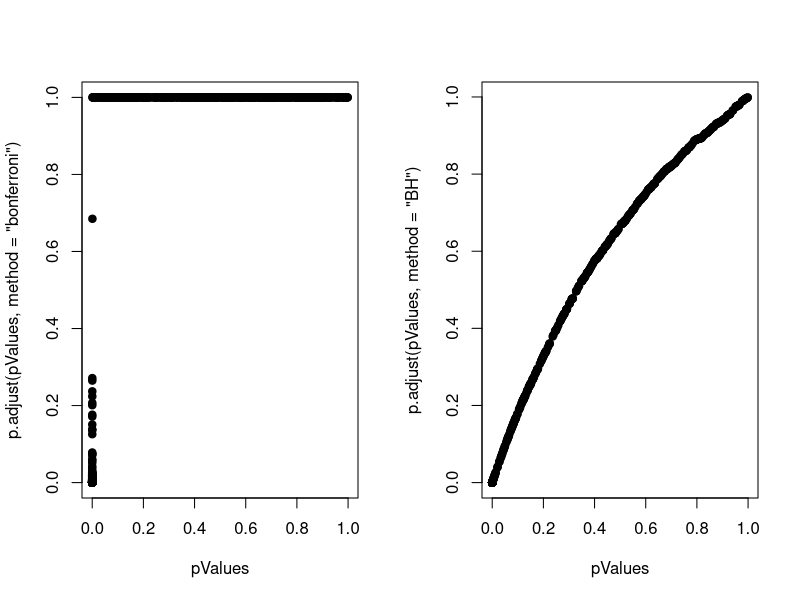

Recreate this plot in R.
## ---- chunk 1
set.seed(1010093)
pValues <- rep(NA,1000)
for(i in 1:1000){
  y <- rnorm(20)
  x <- rnorm(20)
  pValues[i] <- summary(lm(y ~ x))$coeff[2,4]
}

# Controls false positive rate
sum(pValues < 0.05)
## ---- chunk 2
# Controls FWER 
sum(p.adjust(pValues,method="bonferroni") < 0.05)
# Controls FDR 
sum(p.adjust(pValues,method="BH") < 0.05)
## ---- chunk 3
set.seed(1010093)
pValues <- rep(NA,1000)
for(i in 1:1000){
  x <- rnorm(20)
  # First 500 beta=0, last 500 beta=2
  if(i <= 500){y <- rnorm(20)}else{ y <- rnorm(20,mean=2*x)}
  pValues[i] <- summary(lm(y ~ x))$coeff[2,4]
}
trueStatus <- rep(c("zero","not zero"),each=500)
table(pValues < 0.05, trueStatus)
## ---- chunk 4
# Controls FWER 
table(p.adjust(pValues,method="bonferroni") < 0.05,trueStatus)
# Controls FDR 
table(p.adjust(pValues,method="BH") < 0.05,trueStatus)
## ---- chunk 5
par(mfrow=c(1,2))
plot(pValues,p.adjust(pValues,method="bonferroni"),pch=19)
plot(pValues,p.adjust(pValues,method="BH"),pch=19)
